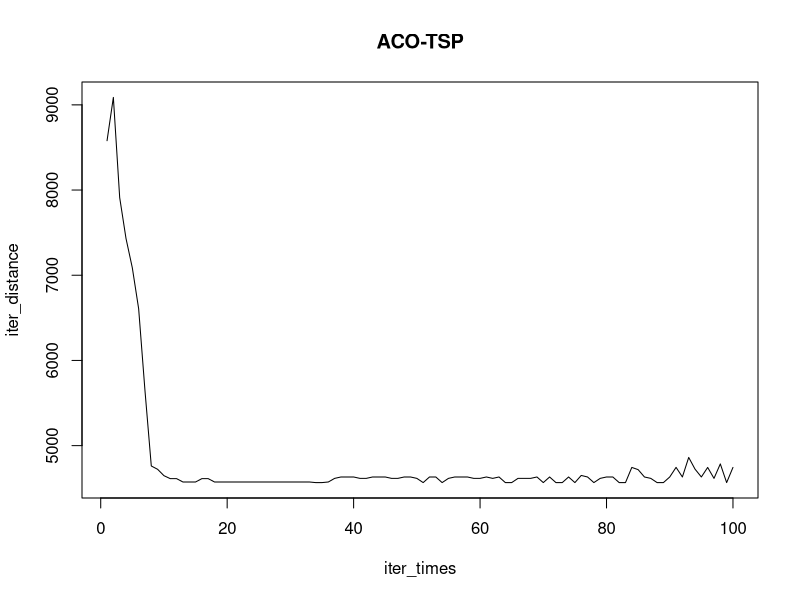
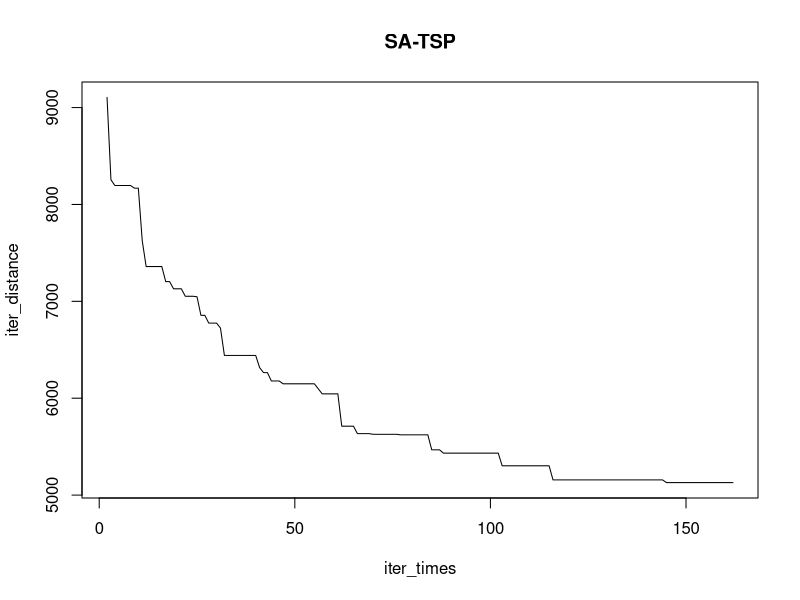
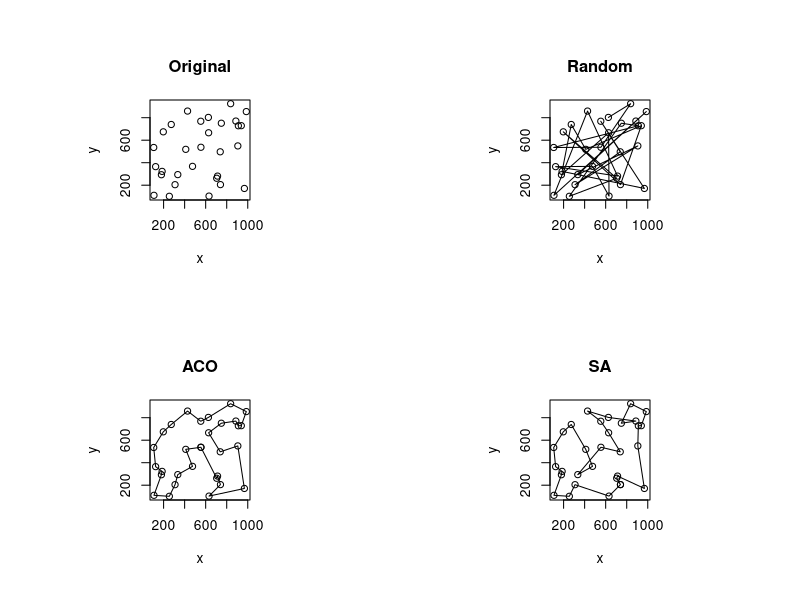

Write R code to recreate these figures, in order.
#library(Rcpp)
library(parallel)

'<-'(
  AcoTsp,
  function(dm)
  {
    if(class(dm) == 'dist')
    {
      dm <- as.matrix(dm)
    }
    
    nums <- dim(dm)[1]
    alpha <- 1
    beta <- 5
    Q <- 100
    rho <- 0.9 # 1 - 挥发
    pm <- matrix(1, nums, nums) #信息素矩阵
    em <- 1 / dm #距离启发矩阵
    ants <- nums #蚂蚁数量
    nIter <- 100 #迭代次数
    
    distances <- numeric(nIter) #每次迭代最小距离
    minRoad <- integer(nums) #最短路
    minDis <- Inf
    
    if(nums > 50)
    {
      #大于50就并行计算，因为线程启动也要时间
      clist <- parallel::makeCluster(parallel::detectCores(logical = FALSE))
    }
    
    '<-'(
      eachIter,
      function(it)
      {
        ants <- ceiling(nums * (1- (it / nIter))) + 10
        rm <- matrix(0, nums+nums+1, ants) #每只蚂蚁的路径矩阵（每列）,+nums是为了保存路径在距离矩阵中的位置和总距离
        am <- matrix(TRUE, nums, ants) #每只蚂蚁（每列）的允许访问表
        pmTmp <- (em ^ alpha) * (pm ^ beta) #计算转移概率用到的中间变量矩阵
        
        starts <- sample(1:nums, ants, replace = TRUE) #为蚂蚁选择起点
        rm[1,] <- starts
        am[starts + (0:(ants-1) * nums)] <- FALSE
        '<-'(
          eachAnt,
          function(k)
          {
            allows <- am[,k]
            road <- rm[,k]
            distance <- 0
            '<-'(
              findNext,
              function(i)
              {
                if(i==nums-1)
                {
                  return(which(allows))
                }
                n <- road[i] #当前位置
                allow <- which(allows)
                antPm <- pmTmp[n,allow]
                antPm <- antPm / sum(antPm)
                nxt <- sample(allow, 1, replace = FALSE, prob = antPm) #效果类似轮盘赌
                return(nxt)
              }
            )
            '<-'(
              goNext,
              function(i)
              {
                n <- road[i] #当前位置
                if(i<nums)
                {
                  nxt <- findNext(i)
                  distance <<- distance + dm[n,nxt]
                  road[i+1] <<- nxt
                  road[i+nums] <<- (ifelse(n<nxt,n,nxt)-1)*nums + ifelse(n<nxt,nxt,n) #释放信息素的位置，控制在下三角
                  allows[nxt] <<- FALSE
                  return(goNext(i+1))
                }
                nxt <- road[1]
                distance <<- distance + dm[n,nxt]
                road[i+nums] <<- (ifelse(n<nxt,n,nxt)-1)*nums + ifelse(n<nxt,nxt,n)
                return(TRUE)
              }
            )
            try(goNext(1))
            road[nums+nums+1] <- distance
            return(road)
          }
        )
        if(nums > 50)
        {
          rm <- parallel::parSapply(clist, 1:ants, eachAnt)
        }
        else
        {
          rm <- sapply(1:ants, eachAnt)
        }
        wMin <- which.min(rm[nums+nums+1,])
        distances[it] <<- rm[nums+nums+1,wMin]
        if(minDis > rm[nums+nums+1,wMin])
        {
          minRoad <<- rm[1:nums,wMin]
          minDis <<- rm[nums+nums+1,wMin]
        }
        rm[nums+nums+1,] <- Q / rm[nums+nums+1,]
        pm <<- pm * rho #蒸发
        apply(rm, 2, function(x) {pm[x[(nums+1):(nums+nums)]] <<- pm[x[(nums+1):(nums+nums)]] + x[nums+nums+1]})
        pm <<- as.matrix(as.dist(pm))
      }
    )
    try(sapply(1:nIter, eachIter))
    plot(1:nIter, distances, 'l',xlab='iter_times',ylab='iter_distance',main='ACO-TSP')
    
    if(nums>50)
    {
      parallel::stopCluster(clist)
    }
    cat('mindis:',minDis)
    return(minRoad)
  }
)

'<-'(
  SaTsp,
  function(dm, TS = 100, TE = 20,alpha = 0.99)
  {
    if(class(dm) == 'dist')
    {
      #浅浅验证下输入
      dm <- as.matrix(dm)
    }
    
    '<-'(
      interfere,
      function(r)
      {
        #对解进行随机的扰动，随机采用不同的两种方式
        if(runif(1) > 0.5)
        {
          #交换两座城市的顺序
          k <- sample(1:nums, 2)
          r[k] <- r[rev(k)]
        }
        else
        {
          #交换一段城市的顺序
          k <- sort(sample(2:nums, 3))
          nr <- r
          r <- c(r[1:(k[1]-1)],r[k[2]:(k[3]-1)],r[k[1]:(k[2]-1)],r[(k[3]):nums])
        }
        return(r)
      }
    )
    
    '<-'(
      calDistance,
      function(r)
      {
        #计算路程距离，作为评估解好坏的指标
        tr <- integer(nums)
        tr <- r[2:nums]
        tr[nums] <- r[1]
        return(sum(dm[((r-1)*nums + tr)]))
      }
    )
    
    nums <- dim(dm)[1] #城市数量
    Tp <- TS #温度
    road <- sample(1:nums, nums) #随机产生路径作为初始解
    dis <- calDistance(road)
    displot <- numeric(floor(log(TE/TS, alpha))+10)
    
    cout <- 1
    while(Tp > TE)
    {
      cout <- cout + 1
      #你想用这种方式也行
      #cnt <- ceiling(nums*TS/Tp)
      cnt <- 10
      while(cnt > 0)
      {
        #扰动
        nroad <- interfere(road)
        ndis <- calDistance(nroad)
        #评价新解的好坏
        deta <- (ndis - dis)/dis
        #模拟退火的核心公式
        if(deta < 0 || exp(-Tp/deta) > runif(1))
        {
          dis <- ndis
          road <- nroad
          #cnt <- ceiling(nums*Tp/TS)
          cnt <- 10
        }
        #十次没有获得新解就降温
        cnt <- cnt - 1
      }
      Tp <- Tp * alpha #降温
      displot[cout] <- dis
    }
    
    plot(2:cout, displot[2:cout],'l',xlab='iter_times',ylab='iter_distance',main='SA-TSP')
    cat('mindis:',dis)
    return(road)
  }
)


'<-'(
  GATSP,
  function()
  {
    
  }
)

'<-'(
  testAco,
  function(pn=30)
  {
    px <- runif(pn,100,1000)
    py <- runif(pn,100,1000)
    pts <- matrix(c(px,py),pn,2)
    road <- AcoTsp(dist(pts))
    plot(c(pts[road,1], pts[road[1],1]),c(pts[road,2],pts[road[1],2]),'o',xlab='x',ylab='y')
  }
)

'<-'(
  testSa,
  function(pn=30)
  {
    px <- runif(pn,100,1000)
    py <- runif(pn,100,1000)
    pts <- matrix(c(px,py),pn,2)
    road <- SaTsp(dist(pts))
    plot(c(pts[road,1], pts[road[1],1]),c(pts[road,2],pts[road[1],2]),'o')
  }
)

'<-'(
  compare,
  function(pn=30)
  {
    px <- runif(pn,100,1000)
    py <- runif(pn,100,1000)
    pts <- matrix(c(px,py),pn,2)
    ra <- AcoTsp(dist(pts))
    rs <- SaTsp(dist(pts))
    
    opar<-par(no.readonly=TRUE)
    par(mfrow=c(2,2))
    par(pin=c(1,1))
    plot(pts[,1],pts[,2],xlab='x',ylab='y',main='Original')
    plot(pts[,1],pts[,2],'o',xlab='x',ylab='y',main='Random')
    plot(c(pts[ra,1], pts[ra[1],1]),c(pts[ra,2],pts[ra[1],2]),'o',xlab='x',ylab='y',main='ACO')
    plot(c(pts[rs,1], pts[rs[1],1]),c(pts[rs,2],pts[rs[1],2]),'o',xlab='x',ylab='y',main='SA')
    par(opar)
  }
)

system.time(compare())